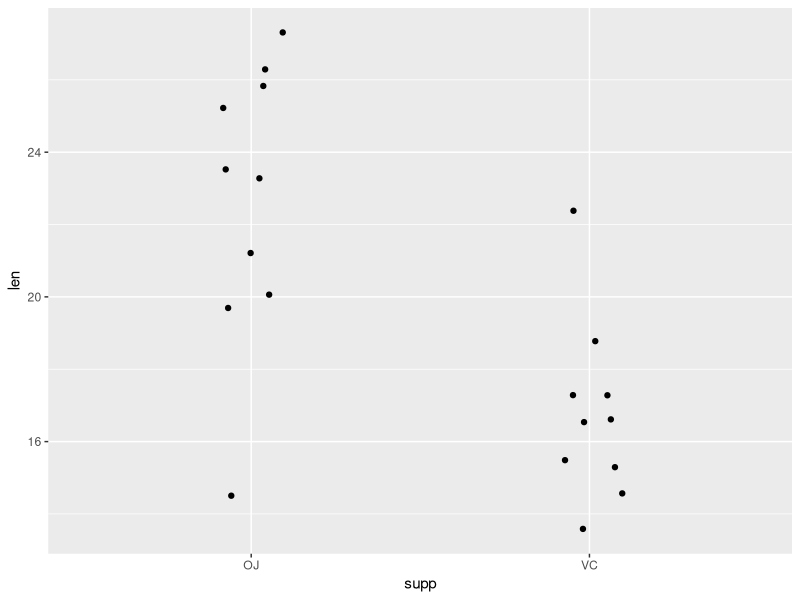
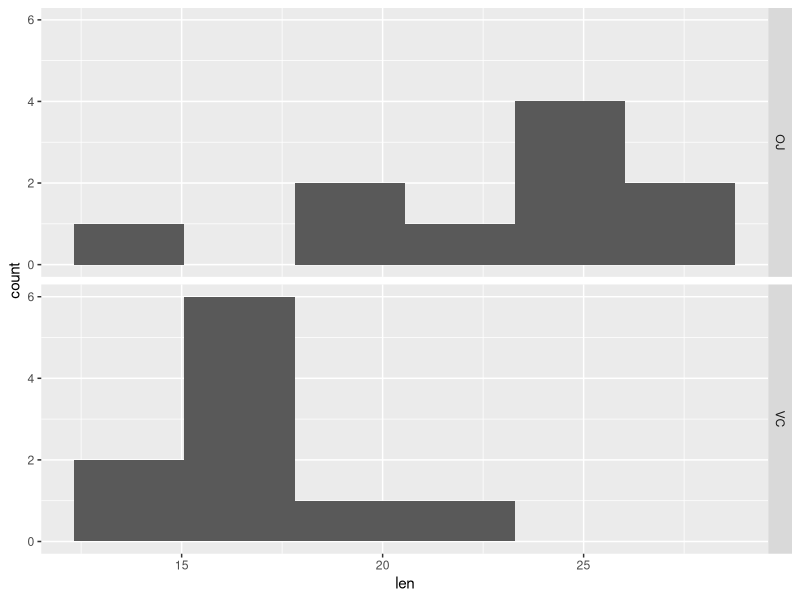
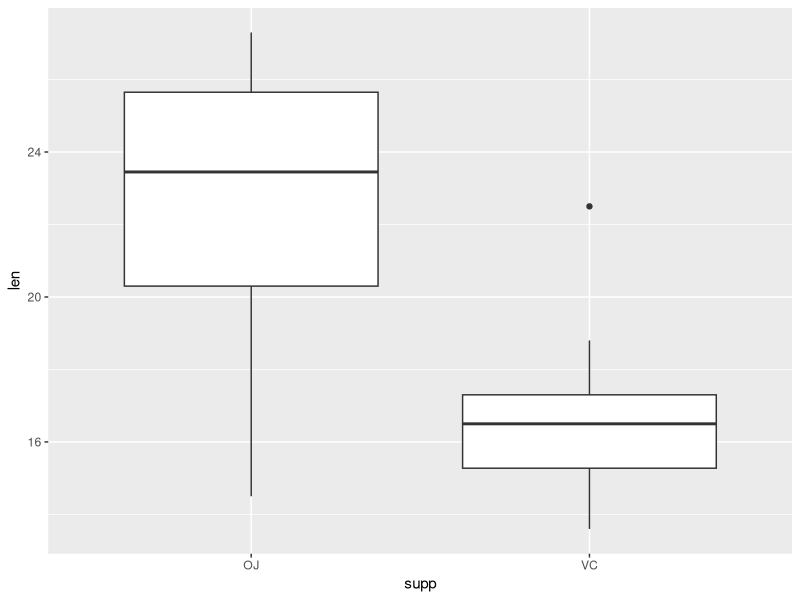
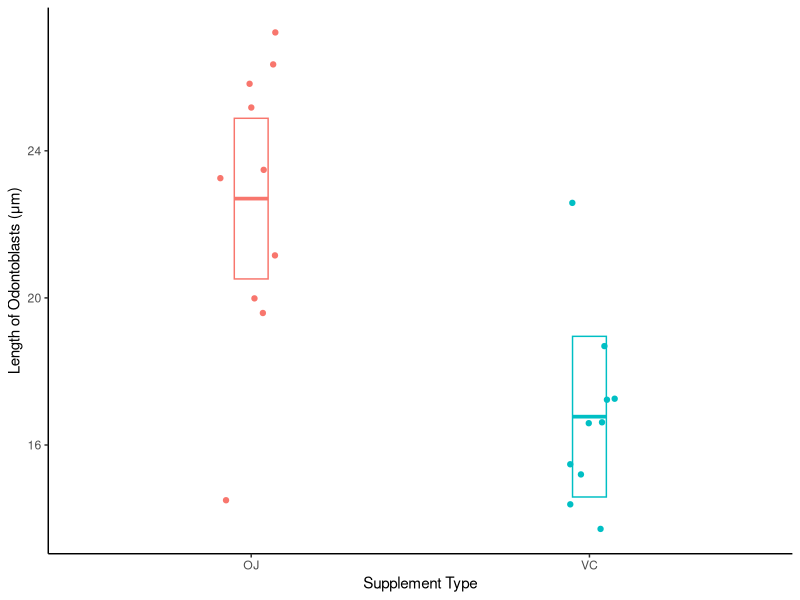
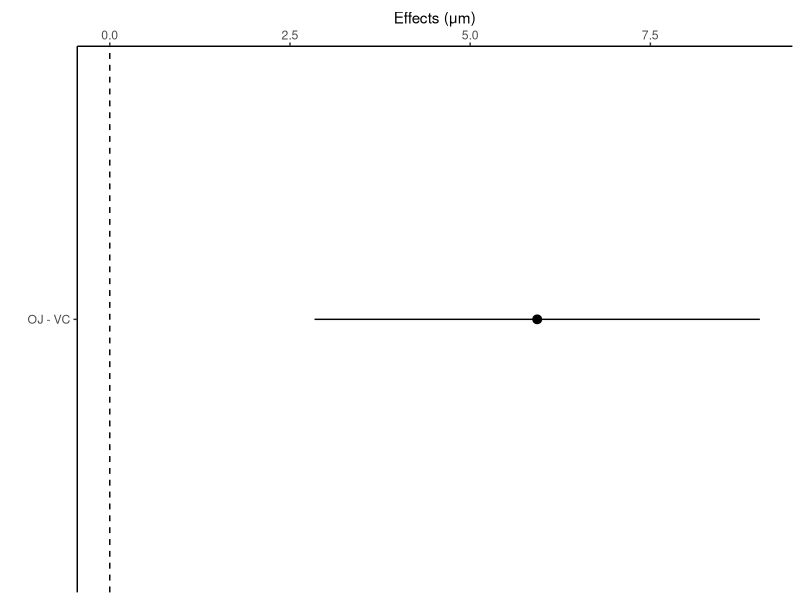
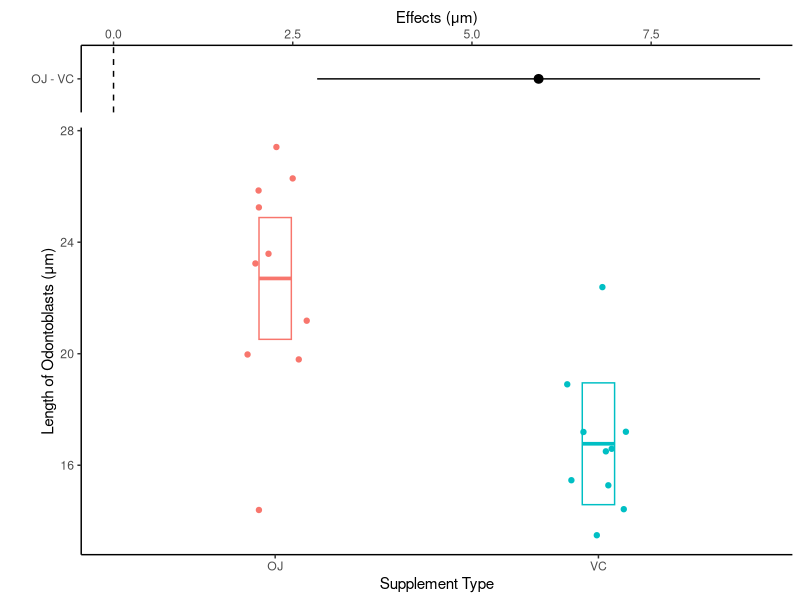
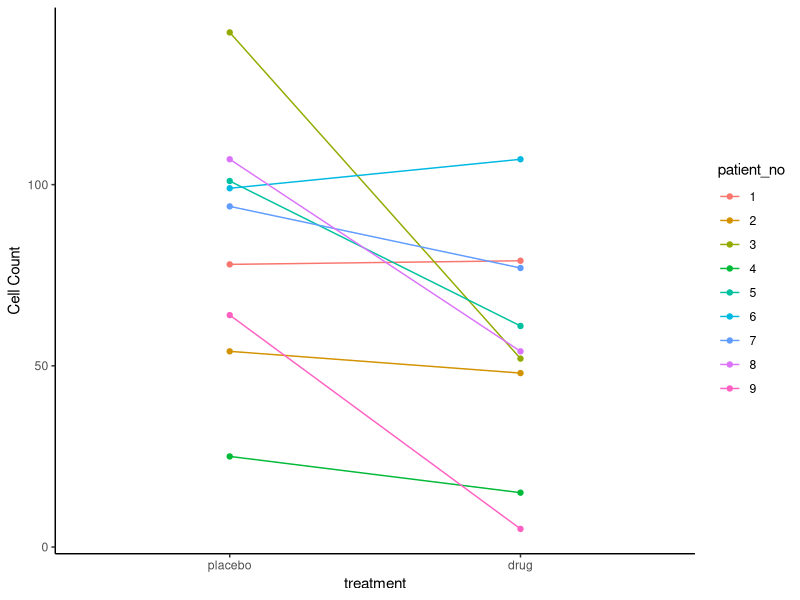
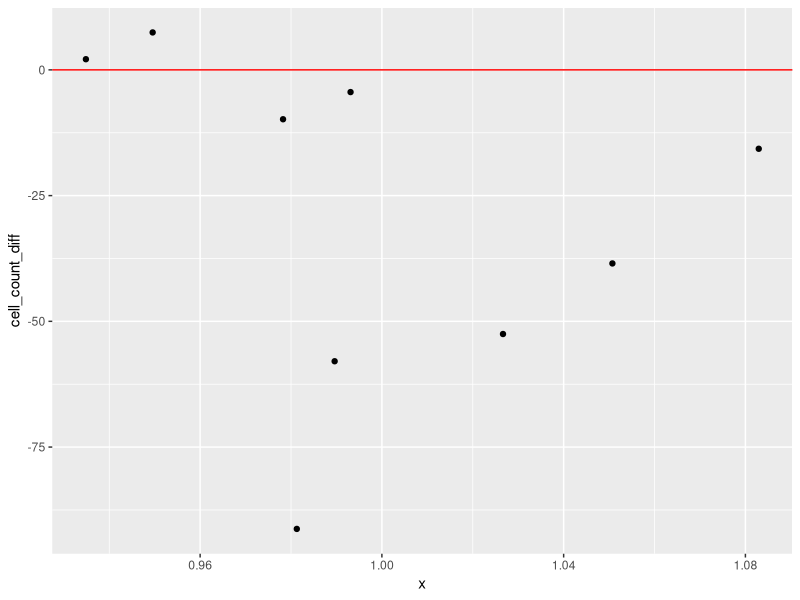

These figures' R source, in order: (Note: this script raises an error after producing the figures.)
## ---- chunk 1
#| label: load packages
# load tidyverse packages
library(tidyverse)

# load broom package (for linear model related functions)
# note broom package is installed as part of tidymodels package
library(broom)

# load skimr package - to use skim() function for descriptive statistics
library(skimr)

# load emmeans "estimated marginal means" package
library(emmeans)

# load cowplot package - used to combine multiple ggplots into a single figure
library(cowplot)
## ---- chunk 2
#Each built in data set has a help file that can be viewed:
?ToothGrowth

#View the structure of the full data set:
glimpse(ToothGrowth)
## ---- chunk 3
dat_tg <- ToothGrowth |> 
  filter(dose == 1) |>
  select(len, supp)

glimpse(dat_tg)
## ---- chunk 4
# Individual Value Plot (Stripchart) length by supplement type
dat_tg |>
  ggplot(aes(x = supp, y = len)) +
  geom_jitter(width = 0.1)

# Histogram of length faceted by supplement type
dat_tg |>
  ggplot(aes(x = len)) +
  geom_histogram(bins = 6) +
  facet_grid(rows = vars(supp))

# Boxplots of length by supplement type
dat_tg |>
  ggplot(aes(x = supp, y = len)) +
  geom_boxplot()

# summary/descriptive statistics of length by supplement type
dat_tg |>
  group_by(supp) |>
  skim()
## ---- chunk 5
dat_tg |>
  group_by(supp) |>
  summarise(
    mean_length = mean(len),
    sd_length = sd(len),
    n_length = n()
  )
## ---- chunk 6
# effect size: mean OJ - mean VC
22.7-16.8

# effect size expressed as percentage difference
# use round() function to round to 0 decimal places
round((22.7-16.8)/16.8*100, 0) 
## ---- chunk 7
lm_len_supp <- lm(len ~ supp, data = dat_tg)

lm_len_supp
## ---- chunk 8
# use tidy function from broom package with the linear model object
lm_len_supp_coef <- tidy(lm_len_supp, conf.int = TRUE)

lm_len_supp_coef
## ---- chunk 9
# create emmeans table object
lm_len_supp_emm <- emmeans(lm_len_supp, ~ supp)

lm_len_supp_emm
## ---- chunk 10
#| fig.height: 4.0
#| fig.width: 3.0

# note in ggplot below we had to turn the emmeans object into a tibble (data.frame) so it would work as data in ggplot
# as_tibble(lm_len_supp_emm)

plot_lm_len_supp_emm <- dat_tg |>
  ggplot(aes(x = supp, y = len, color = supp)) +
  geom_jitter(width = 0.1) +
  ylab("Length of Odontoblasts (μm)") +
  xlab("Supplement Type") +
  #use emm object as 2nd data table to plot 95% CIs
  geom_crossbar(
    data = as_tibble(lm_len_supp_emm),
    aes(y = emmean,
        ymin = lower.CL,
        ymax = upper.CL),
    width = 0.1
  ) +
  theme_classic() +
  theme(legend.position = "none")

plot_lm_len_supp_emm
## ---- chunk 11
lm_len_supp_pairs <- contrast(lm_len_supp_emm,
                            method = "pairwise") |> 
  summary(infer = TRUE)
# Note: method = "revpairwise" switches the order in subtraction for comparison 
# (up to researcher/you to determine which is more appropriate)

lm_len_supp_pairs
## ---- chunk 12
#| fig.height: 1.0
#| fig.width: 3.0
# NOTE: in ggplot code below we had to turn the contrast object into 
# a tibble (data.frame) so it would work as data in ggplot

plot_lm_len_supp_pairs <- as_tibble(lm_len_supp_pairs) |>
  ggplot(aes(y = contrast, x = estimate)) +
  geom_pointrange(aes(xmin = lower.CL,
                      xmax = upper.CL)) +
  geom_vline(xintercept = 0, linetype = 2) +
  xlab("Effects (μm)") +
  ylab("") +
  scale_x_continuous(position = "top") +
  theme_classic()

plot_lm_len_supp_pairs
## ---- chunk 13
#| fig.height: 4.0
#| fig.width: 3.0

results_plot <- plot_grid(plot_lm_len_supp_pairs, 
                          plot_lm_len_supp_emm, 
                          nrow = 2,
                          align = "v",
                          axis = "rl",
                          rel_heights = c(0.25, 1)
                          )
# rel_heights argument specifies relative size of two plots (i.e., first plot is 0.25 as tall as the second plot) 

results_plot
## ---- chunk 14
# output plot to .png file type, set size (default is inches), 300 or 600 dpi is high quality
ggsave(
  "plot_len_by_supp_95CIs.png",
  results_plot,
  width = 4,
  height = 4,
  dpi = 600
)
## ---- chunk 15
# Review the help file for the t.test function, there are various options
?t.test
## ---- chunk 16
# run default arguments (two-tailed test and assume un-equal variances, with Welch's correction)
t.test(len ~ supp, data = dat_tg)
## ---- chunk 17
t_test_len_supp <- t.test(len ~ supp, data = dat_tg)

# show results in "tidy" data.frame format (from broom package)
tidy(t_test_len_supp)
# select mean difference, 95%CIs and p-value
tidy(t_test_len_supp) |> 
  select(estimate, conf.low, conf.high, p.value)
## ---- chunk 18
## create data frame w/ data manually entered
dat_paired_wide <- tibble(
  patient_no = 1:9,
  placebo = c(78, 54, 142, 25, 101, 99, 94, 107, 64),
  drug = c(79, 48, 52, 15, 61, 107, 77, 54, 5)
)
# look at "wide" format (not what you want)
# one variable (cell_counts) is split across two columns
dat_paired_wide
## ---- chunk 19
## use pivot_longer function from dplyr to convert from wide to long data table format
dat_paired <- dat_paired_wide |>
  pivot_longer(cols = placebo:drug, 
               names_to = "treatment", values_to = "cell_count")
# look at "long" format 
# i.e., what you always want your data to be if possible
# and typcially need long format for plotting w/ ggplot
# single variable in each colum
dat_paired
## ---- chunk 20
glimpse(dat_paired)
## ---- chunk 21
dat_paired <- dat_paired |>
  mutate(patient_no = factor(patient_no),
         treatment = factor(treatment,
                            levels = c("placebo", "drug")))
# look at the data again
glimpse(dat_paired)
## ---- chunk 22
# note in a code chunk above treatment and patient_no were 
# already converted to factors in a code chunk above, and 
# therefore ggplot treats them accordingly.

plot_dat_paired <-
  ggplot(dat_paired, aes(x = treatment, y = cell_count,
                         color = patient_no)) +
  geom_point() +
  geom_line(aes(group = patient_no)) +
  ylab("Cell Count") +
  theme_classic()


plot_dat_paired
## ---- chunk 23
# convert from long to wide format, then subtract drug - placebo values 
# for each patient creating a new column named cell_count_diff
dat_diff <- dat_paired |>
  pivot_wider(names_from = treatment,
              values_from = cell_count) |>
  mutate(cell_count_diff = drug - placebo)

dat_diff
## ---- chunk 24
# Individual Value Plot (Stripchart)
# add a horizontal line at 0
dat_diff |>
  ggplot(aes(x = 1, y = cell_count_diff)) +
  geom_jitter(width = 0.1) +
  geom_hline(yintercept = 0, color = "red")

# Histogram of cell_count_diff
dat_diff |>
  ggplot(aes(x = cell_count_diff)) +
  geom_histogram(bins = 8)  +
  geom_vline(xintercept = 0, color = "red")

# Boxplot of cell_count_diff
dat_diff |>
  ggplot(aes(x = 1, y = cell_count_diff)) +
  geom_boxplot() +
  geom_hline(yintercept = 0, color = "red")

# summary/descriptive statistics of cell_count_diff
dat_diff |>
  skim(cell_count_diff)
## ---- chunk 25
dat_diff |>
  summarise(mean_count_diff = mean(cell_count_diff),
            sd_count_diff = sd(cell_count_diff),
            n_count_diff = n())
## ---- chunk 26
lm_cell_diff <- lm(cell_count_diff ~ 1, data = dat_diff)
lm_cell_diff
## ---- chunk 27
# use tidy function from broom package with the linear model object
lm_len_supp_coef <- tidy(lm_cell_diff, conf.int = TRUE)

lm_len_supp_coef
## ---- chunk 28
#| label: emmeans table 

# create emmeans table object
lm_cell_diff_emm <- emmeans(lm_cell_diff, ~ 1)

lm_cell_diff_emm
## ---- chunk 29
#| fig.height: 2.0
#| fig.width: 4

# NOTE in ggplot code below we had to turn the emmeans object into 
# a tibble (data.frame) so it would work as data in ggplot
plot_lm_cell_diff_emm <- dat_diff |>
  ggplot(aes(x = cell_count_diff, y = 1)) +
  #use emm object as 2nd data table to plot 95% CIs
  geom_crossbar(data = as_tibble(lm_cell_diff_emm),
                aes(x = emmean,
                    xmin = lower.CL,
                    xmax = upper.CL)) +
  xlab("Difference in cell counts with drug") +
  scale_x_continuous(position = "top") +
  theme_classic() +
  #remove y-axis elements
  theme(
    axis.title.y = element_blank(),
    axis.text.y = element_blank(),
    axis.ticks.y = element_blank()
  ) +
  geom_vline(xintercept = 0,
             color = "red",
             linewidth = 1.5) +
  geom_point(size = 3, alpha = 0.4)

# The alpha argument in geom_point makes the points transparent so 
# if they overlapped you should be able to see both overlapping points.

plot_lm_cell_diff_emm

## ---- chunk 30
#| fig.height: 5.0
#| fig.width: 4.0

# We will combine the plot of the differences w/ 95% CI with
# the initial plot we made the connects each placebo & drug point with a line
results_plot <- plot_grid(
  plot_lm_cell_diff_emm,
  plot_dat_paired,
  nrow = 2,
  align = "v",
  axis = "rl",
  rel_heights = c(0.25, 1)
)
# rel_heights argument specifies relative size of two 
# plots (i.e., first plot is 0.25 as tall as the second plot)

results_plot
## ---- chunk 31
# output plot to .png file type, set size (default is inches), 300 or 600 dpi is high quality
ggsave(
  "plot_cell_diff_95CIs.png",
  results_plot,
  width = 4,
  height = 4,
  dpi = 600
)
## ---- chunk 32
# using differences data table, run as one-sample t-test compared to 0
t.test(cell_count_diff ~ 1, mu=0, data = dat_diff)
## ---- chunk 33
# using paired data table, run as actual paired-sample t-test
t.test(cell_count~treatment, data = dat_paired, paired = TRUE)
